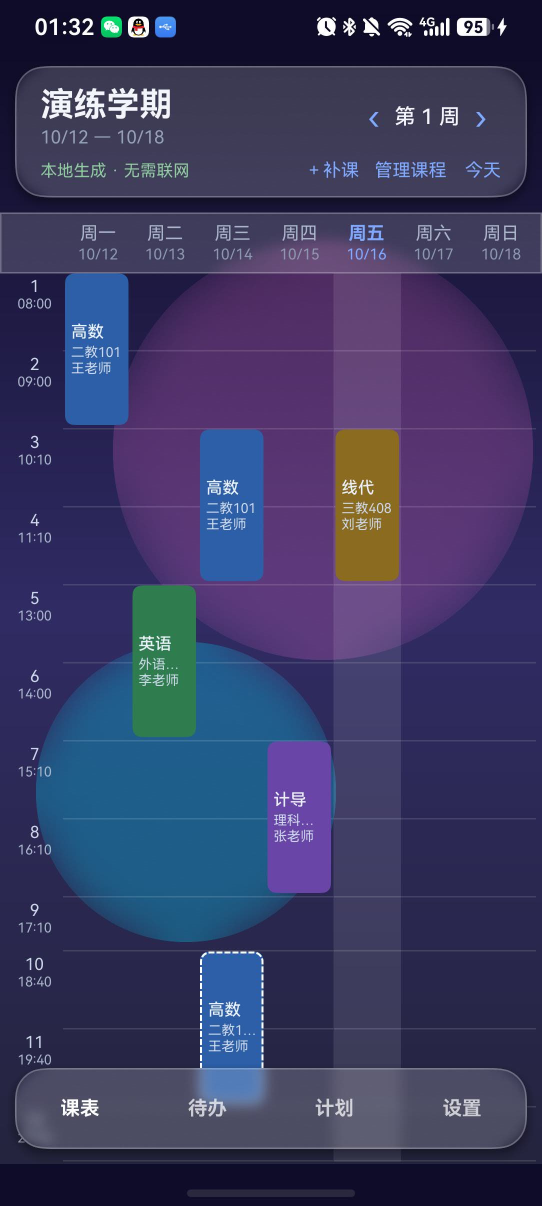
#> input picture docs/manual/01-timetable.jpg, 1084 x 2412 px (shown at 1/2 size); its folder holds only this picture in this run
$ python make-store-shots.py
#> lines starting #> are read from the running program, lines starting #| are printed output that depends on the picture
#!/usr/bin/env python3
"""把 docs/manual 里的真机截图转成 AGC 要求的 **9:16 / 1080×1920** 竖版截图。

    python3 tools/make-store-shots.py

为什么需要这一步：AGC 素材规范要求手机竖版截图 **1080×1920（9:16）**，
而真机（PSN-AL00）截图是 1084×2412（约 9:20），直接传会被判"比例不符"。
做法：裁掉状态栏与底部手势区 → 缩到高 1920 → 居中放在 1080×1920 画布上，
背景用同一张图放大模糊压暗（不是留白边，也不是拉伸裁掉内容）。

产物：dist/store/phone-9x16/<原名>.jpg（1080×1920，JPEG，< 5MB）
"""

import os
import sys

from PIL import Image, ImageEnhance, ImageFilter

ROOT = os.path.dirname(os.path.dirname(os.path.abspath(__file__)))
SRC_DIR = os.path.join(ROOT, 'docs/manual')
OUT_DIR = os.path.join(ROOT, 'dist/store/phone-9x16')
W, H = 1080, 1920
# 真机 1084×2412：状态栏 0–108，底部手势区 2295 以后（导航栏到 2295）
CROP_TOP, CROP_BOTTOM = 108, 2295


def convert(src: str, dst: str):
#> called with src = 'docs/manual/01-timetable.jpg', dst = 'dist/store/phone-9x16/01-timetable.jpg'
    im = Image.open(src).convert('RGB')
#> im is the input picture: PIL image 1084x2412 RGB; mean R, G, B 58.9, 58.9, 98
    # 1) 去掉状态栏 / 手势区，剩 App 界面
    app = im.crop((0, CROP_TOP, im.width, min(CROP_BOTTOM, im.height)))
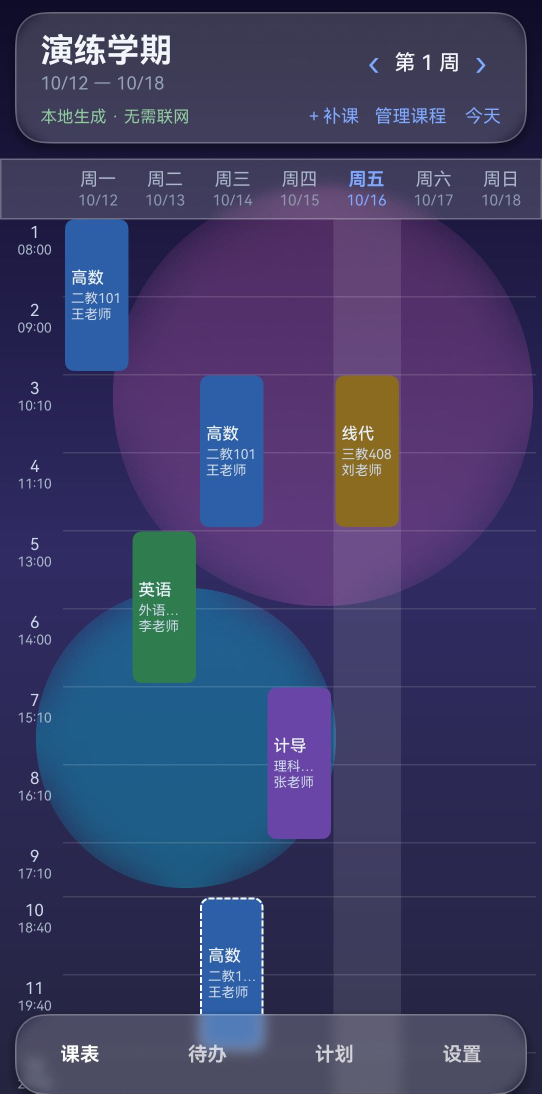
#> app: PIL image 1084x2187 RGB (shown at 1/2 size); mean R, G, B 62, 62.1, 102.5

    # 2) 背景：铺满 1080×1920（裁切填满）→ 模糊 + 压暗
    scale_bg = max(W / app.width, H / app.height)
#> scale_bg = 0.996
    bg = app.resize((int(app.width * scale_bg) + 1, int(app.height * scale_bg) + 1),
                    Image.LANCZOS)
    left = (bg.width - W) // 2
#> left = 0
    top = (bg.height - H) // 2
#> top = 129
    bg = bg.crop((left, top, left + W, top + H))
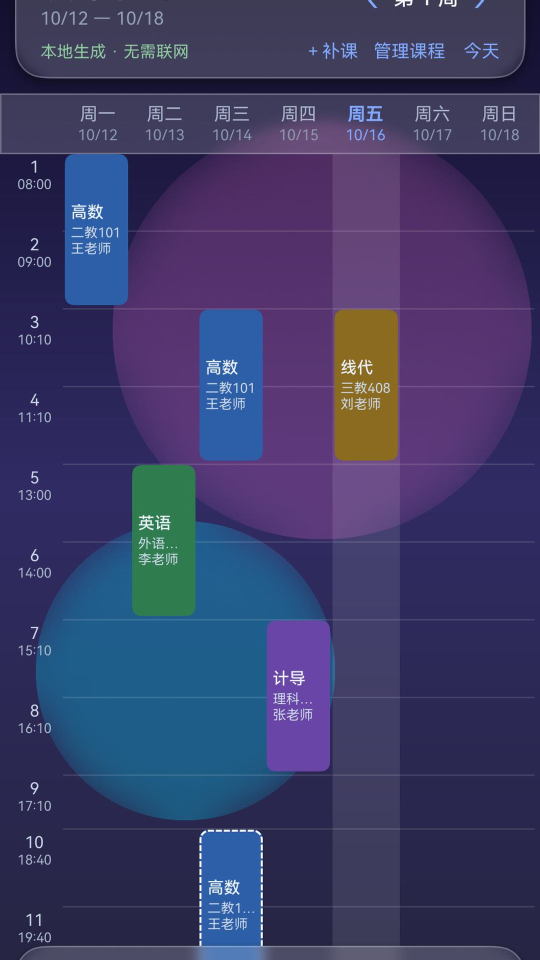
#> bg: PIL image 1080x1920 RGB (shown at 1/2 size); mean R, G, B 60.6, 60.8, 103.5
    bg = bg.filter(ImageFilter.GaussianBlur(36))
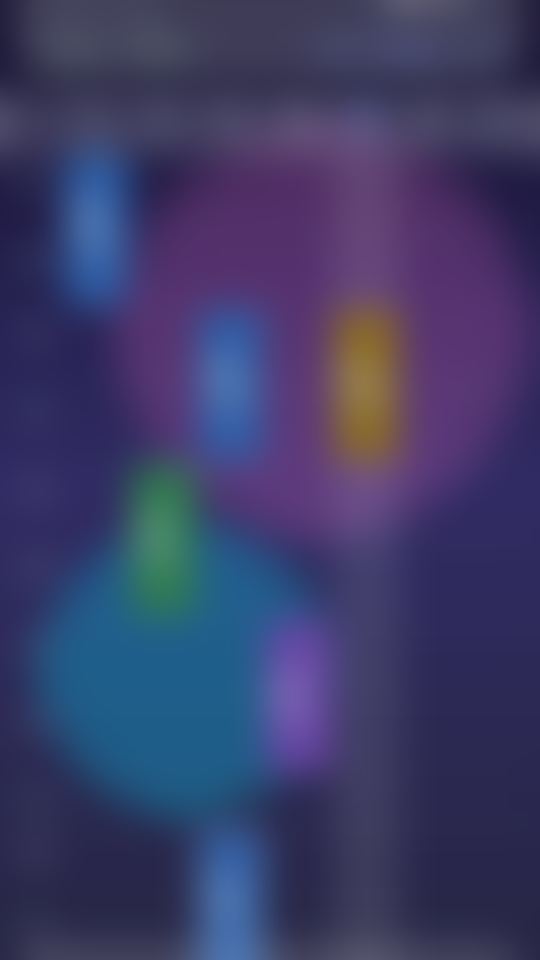
#> bg: PIL image 1080x1920 RGB (shown at 1/2 size); mean R, G, B 60.7, 60.9, 103.6
    bg = ImageEnhance.Brightness(bg).enhance(0.45)
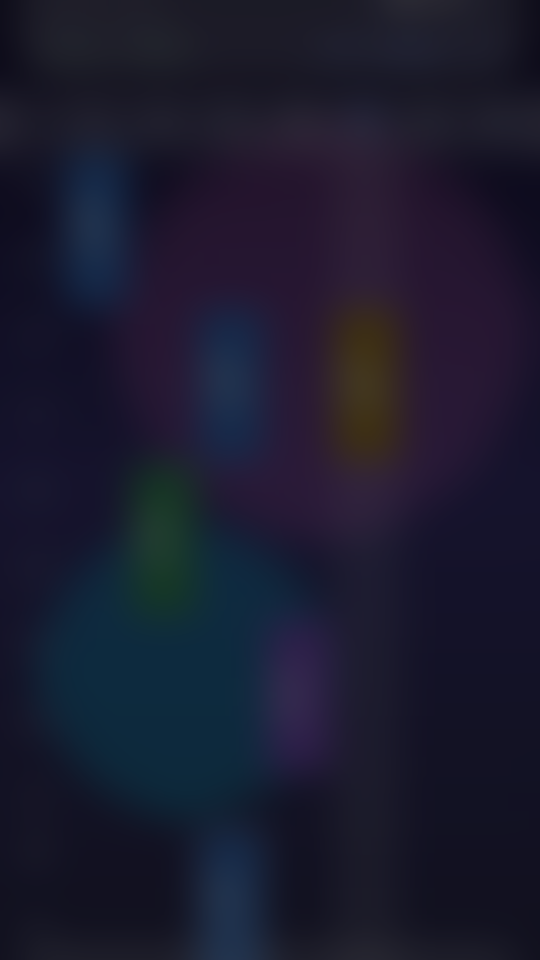
#> bg: PIL image 1080x1920 RGB (shown at 1/2 size); mean R, G, B 26.8, 26.9, 46.1

    # 3) 前景：完整 App 界面，缩到高 1920，水平居中
    scale_fg = H / app.height
#> scale_fg = 0.878
    fw = int(app.width * scale_fg)
#> fw = 951
    fg = app.resize((fw, H), Image.LANCZOS)
    x = (W - fw) // 2
#> x = 64
    bg.paste(fg, (x, 0))
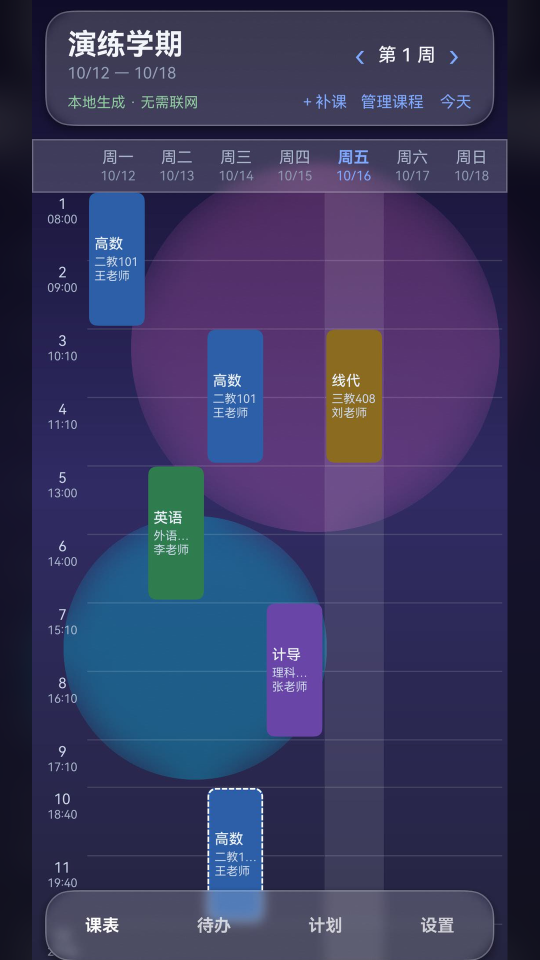
#> bg: PIL image 1080x1920 RGB (shown at 1/2 size); mean R, G, B 57.1, 57, 94.8
    bg.save(dst, 'JPEG', quality=92, optimize=True)


def main():
    os.makedirs(OUT_DIR, exist_ok=True)
    names = sorted(f for f in os.listdir(SRC_DIR)
                   if f.lower().endswith(('.jpg', '.jpeg', '.png')))
    if not names:
        print(f'没有找到截图：{SRC_DIR}', file=sys.stderr)
        raise SystemExit(1)
    for name in names:
        src = os.path.join(SRC_DIR, name)
        dst = os.path.join(OUT_DIR, os.path.splitext(name)[0] + '.jpg')
        convert(src, dst)
        with Image.open(dst) as out:
            size = out.size
#> size = (1080, 1920)
        print(f'{name} → {os.path.relpath(dst, ROOT)}  {size[0]}×{size[1]}  '
              f'{os.path.getsize(dst) // 1024} KB')
#| 01-timetable.jpg → dist/store/phone-9x16/01-timetable.jpg  1080×1920  176 KB
    print(f'\n共 {len(names)} 张，输出目录：{os.path.relpath(OUT_DIR, ROOT)}')


if __name__ == '__main__':
    main()

$ run again, on docs/manual/05-manager.jpg
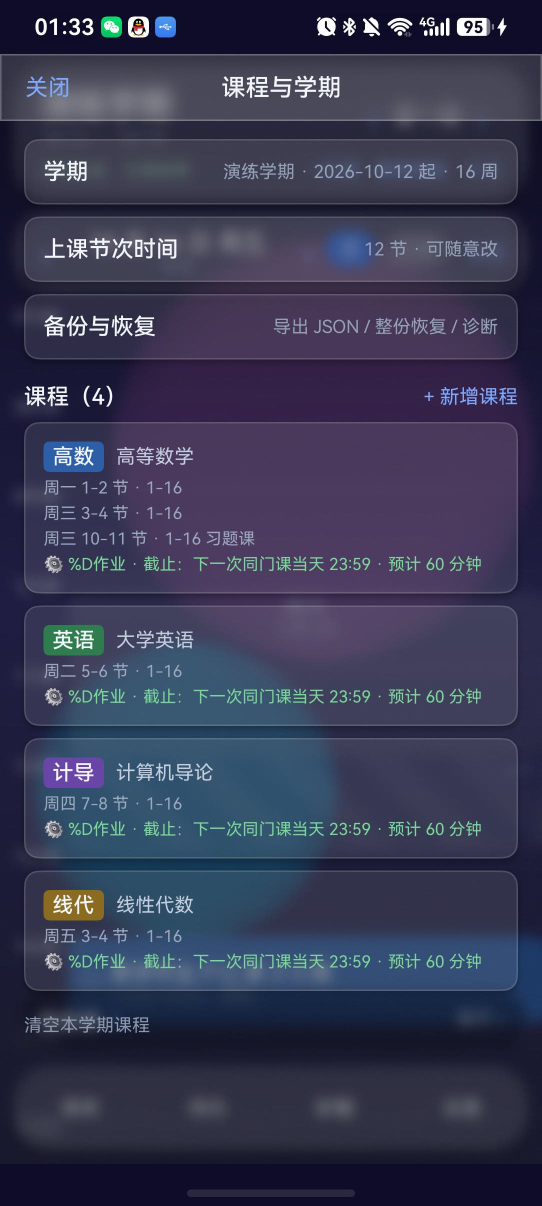
#> input picture docs/manual/05-manager.jpg, 1084 x 2412 px (shown at 1/2 size)
#> in convert, im is the input picture: PIL image 1084x2412 RGB; mean R, G, B 56.2, 58.3, 83.7
#> in convert, `app = im.crop((0, CROP_TOP, im.width, min(CROP_BOTTOM, im.height)))`:
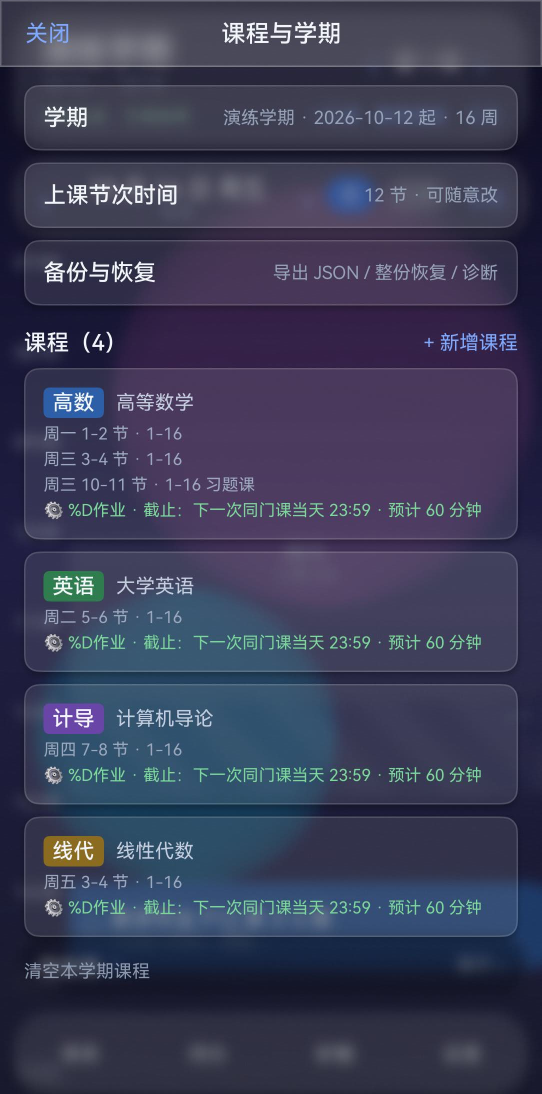
#> app: PIL image 1084x2187 RGB (shown at 1/2 size); mean R, G, B 59.2, 61.6, 87
#> in convert, `bg.paste(fg, (x, 0))`:
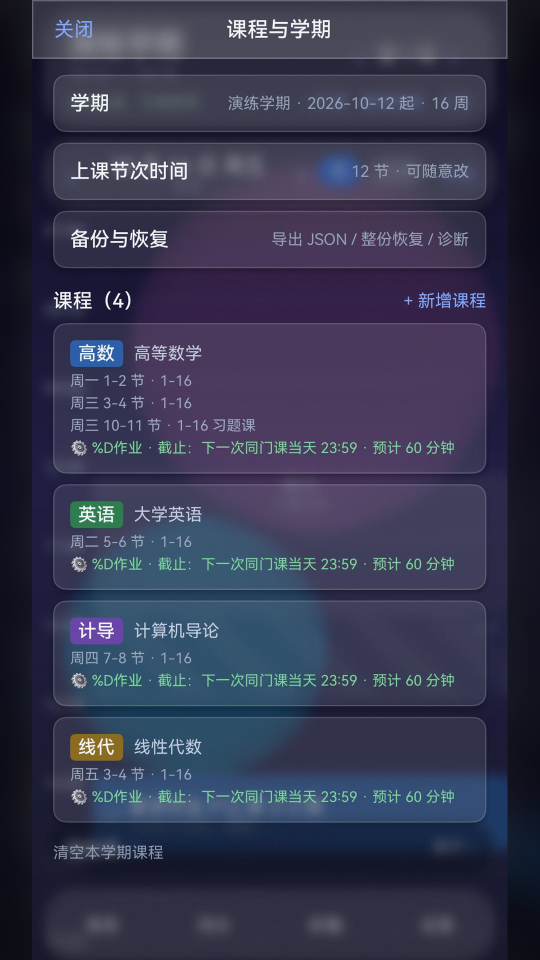
#> bg: PIL image 1080x1920 RGB (shown at 1/2 size); mean R, G, B 54.2, 56.3, 80.2
#| 05-manager.jpg → dist/store/phone-9x16/05-manager.jpg  1080×1920  242 KB

$ run again, on docs/manual/06-new-todo.jpg
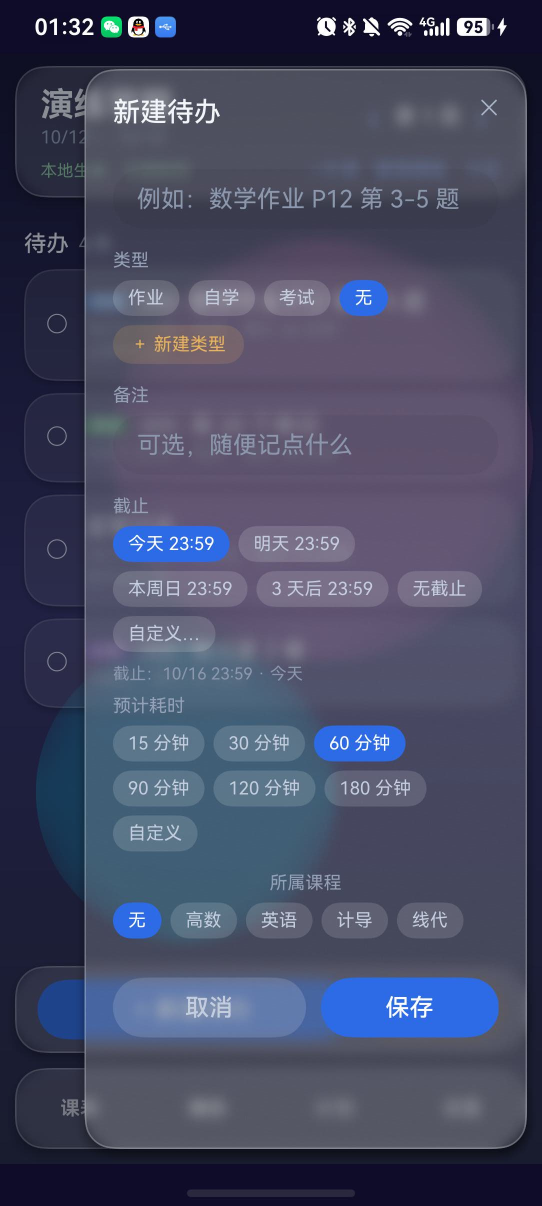
#> input picture docs/manual/06-new-todo.jpg, 1084 x 2412 px (shown at 1/2 size)
#> in convert, im is the input picture: PIL image 1084x2412 RGB; mean R, G, B 70.7, 74.7, 100.3
#> in convert, `app = im.crop((0, CROP_TOP, im.width, min(CROP_BOTTOM, im.height)))`:
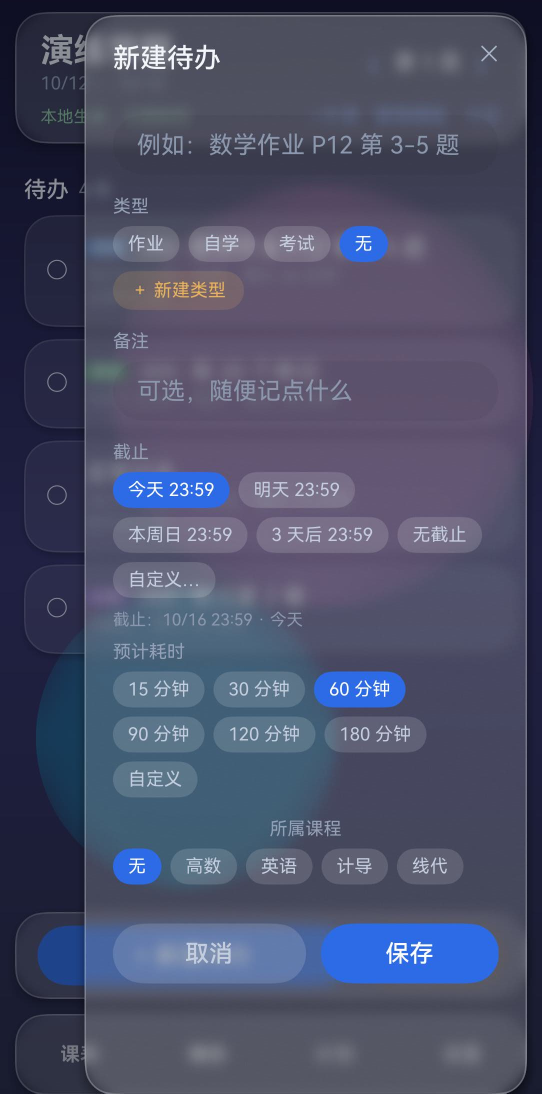
#> app: PIL image 1084x2187 RGB (shown at 1/2 size); mean R, G, B 75.2, 79.7, 105.3
#> in convert, `bg.paste(fg, (x, 0))`:
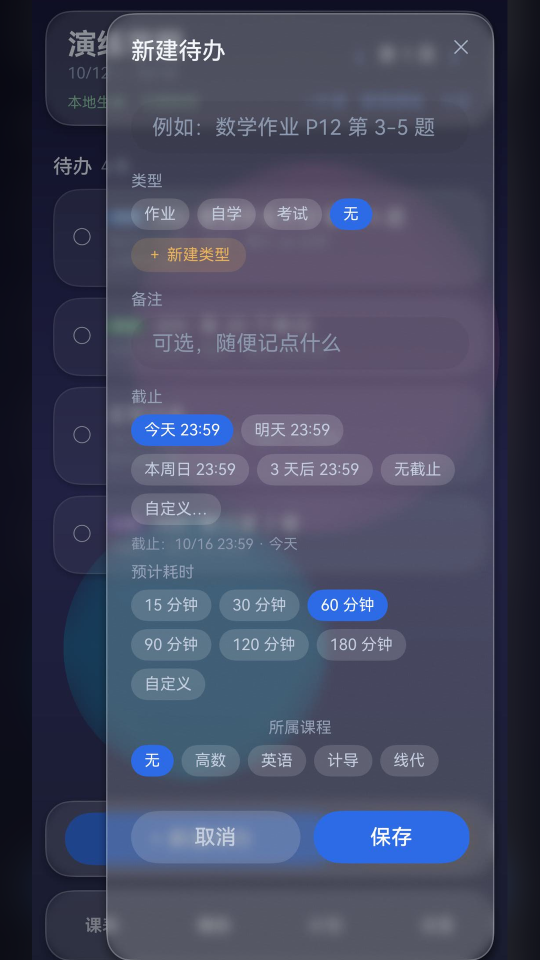
#> bg: PIL image 1080x1920 RGB (shown at 1/2 size); mean R, G, B 68.5, 72.4, 96.4
#| 06-new-todo.jpg → dist/store/phone-9x16/06-new-todo.jpg  1080×1920  188 KB

$ run again, on docs/manual/07-guide.jpg
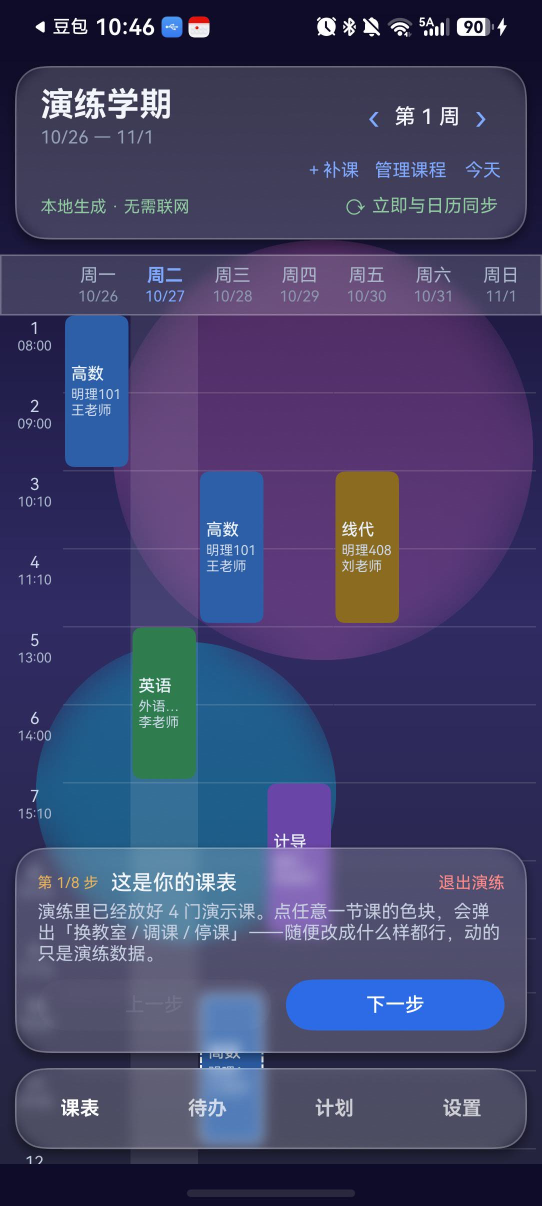
#> input picture docs/manual/07-guide.jpg, 1084 x 2412 px (shown at 1/2 size)
#> in convert, im is the input picture: PIL image 1084x2412 RGB; mean R, G, B 66.8, 67.3, 106
#> in convert, `app = im.crop((0, CROP_TOP, im.width, min(CROP_BOTTOM, im.height)))`:
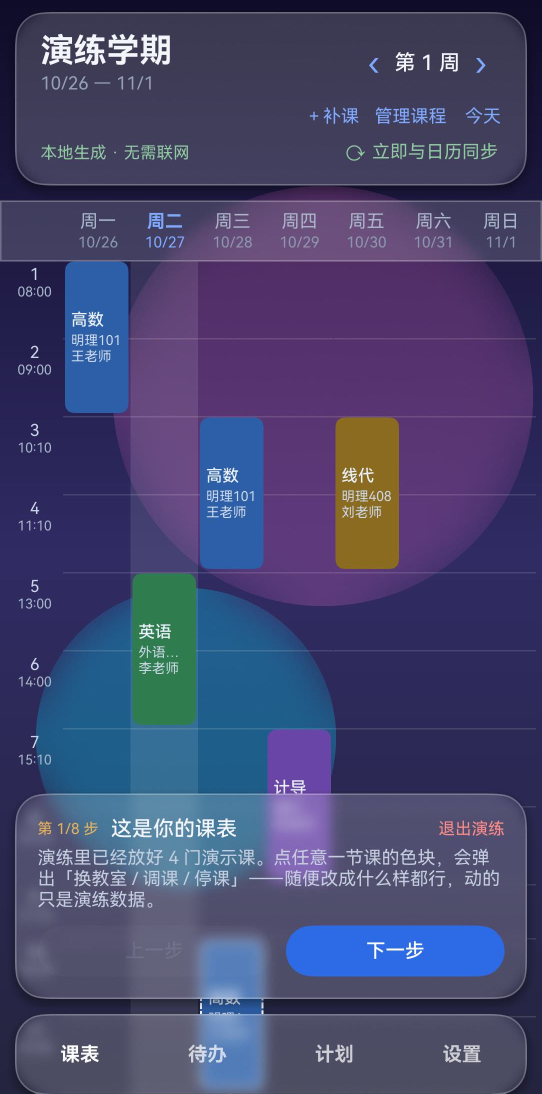
#> app: PIL image 1084x2187 RGB (shown at 1/2 size); mean R, G, B 70.6, 71.5, 111.4
#> in convert, `bg.paste(fg, (x, 0))`:
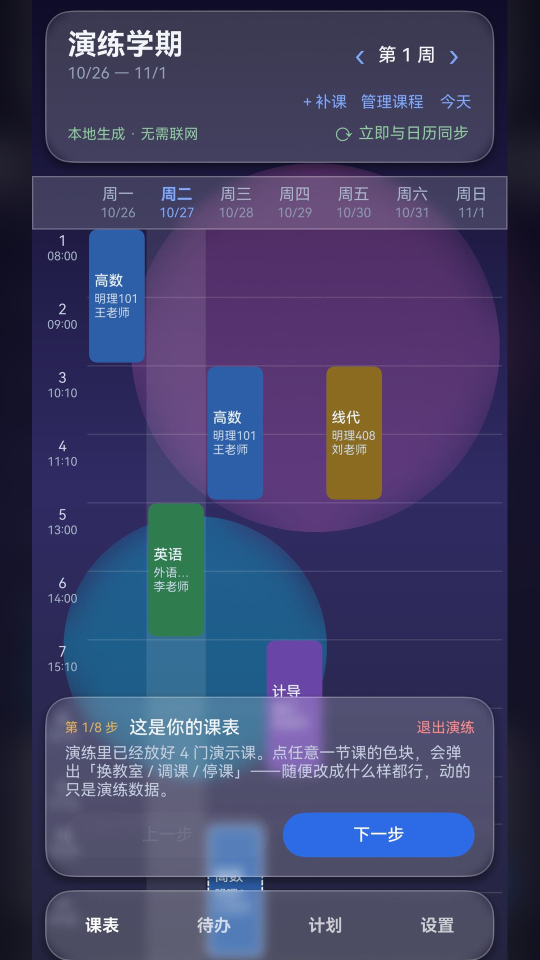
#> bg: PIL image 1080x1920 RGB (shown at 1/2 size); mean R, G, B 65, 65.5, 102.9
#| 07-guide.jpg → dist/store/phone-9x16/07-guide.jpg  1080×1920  213 KB
